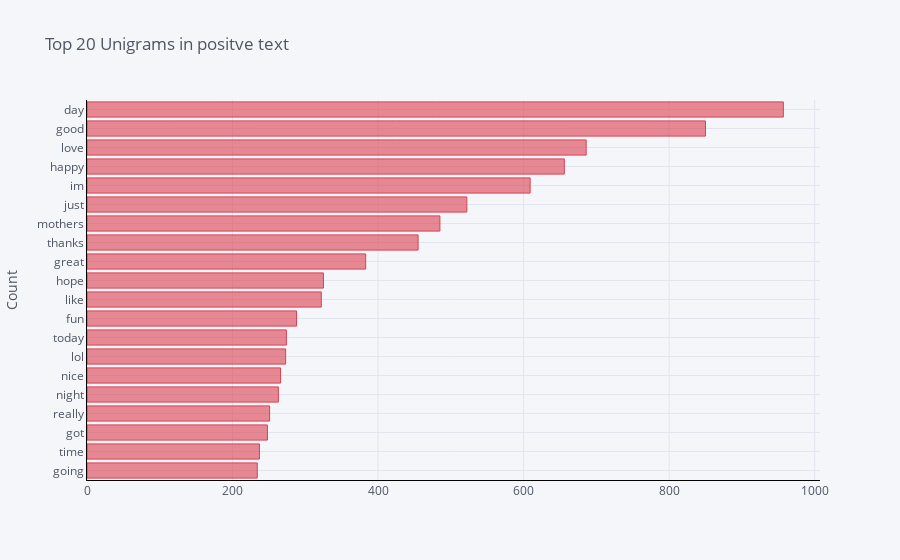
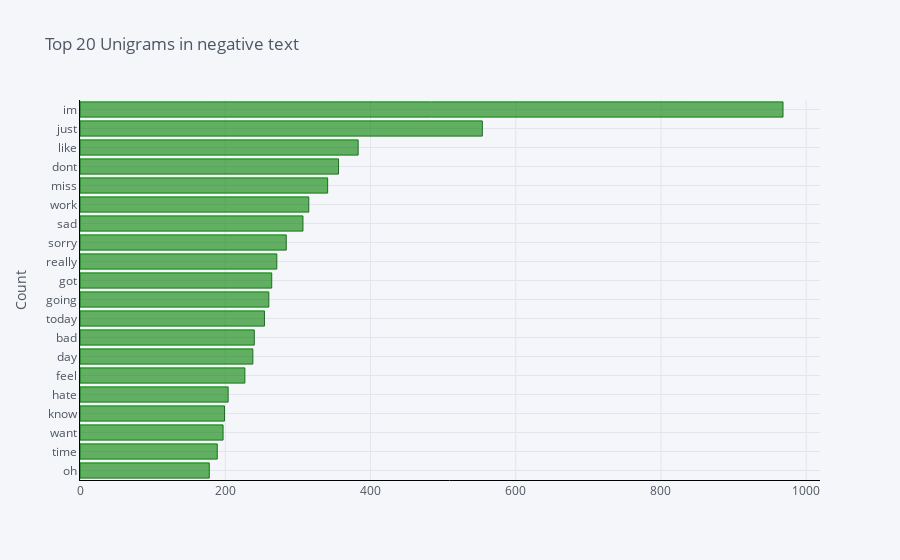
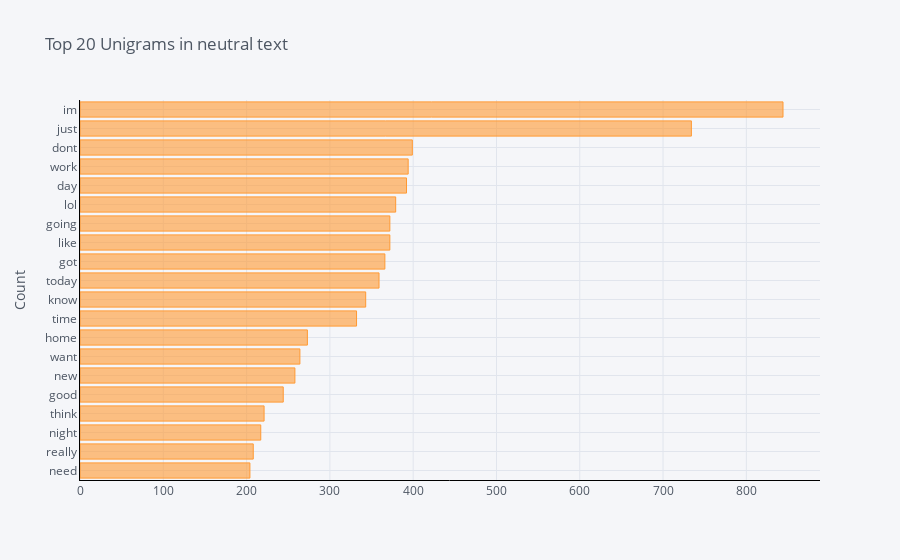

Notebook code for these charts, in order:
### Code cell
pos_unigrams = get_top_n_words(pos['text_clean'],20)
neg_unigrams = get_top_n_words(neg['text_clean'],20)
neutral_unigrams = get_top_n_words(neutral['text_clean'],20)



#for word, freq in top_unigrams:
    #print(word, freq)
df1 = pd.DataFrame(pos_unigrams, columns = ['Text' , 'count'])
df1.groupby('Text').sum()['count'].sort_values(ascending=True).iplot(
    kind='bar', yTitle='Count', linecolor='black',color='red', title='Top 20 Unigrams in positve text',orientation='h')

df2 = pd.DataFrame(neg_unigrams, columns = ['Text' , 'count'])
df2.groupby('Text').sum()['count'].sort_values(ascending=True).iplot(
    kind='bar', yTitle='Count', linecolor='black', color='green',title='Top 20 Unigrams in negative text',orientation='h')

df3 = pd.DataFrame(neutral_unigrams, columns = ['Text' , 'count'])
df3.groupby('Text').sum()['count'].sort_values(ascending=True).iplot(
    kind='bar', yTitle='Count', linecolor='black', title='Top 20 Unigrams in neutral text',orientation='h')

### Figure 1 — Plotly figure (JSON) as saved in the notebook; plotly's stock layout.template omitted (floating-point values rounded to 4 significant figures)
{"data": [{"marker": {"color": "rgba(219, 64, 82, 0.6)", "line": {"color": "rgba(219, 64, 82, 1.0)", "width": 1}}, "name": "count", "orientation": "h", "text": "", "type": "bar", "x": [234, 237, 248, 251, 263, 266, 273, 274, 288, 322, 325, 383, 455, 485, 522, 609, 656, 686, 850, 957], "y": ["going", "time", "got", "really", "night", "nice", "lol", "today", "fun", "like", "hope", "great", "thanks", "mothers", "just", "im", "happy", "love", "good", "day"]}], "layout": {"legend": {"bgcolor": "#F5F6F9", "font": {"color": "#4D5663"}}, "paper_bgcolor": "#F5F6F9", "plot_bgcolor": "#F5F6F9", "title": {"font": {"color": "#4D5663"}, "text": "Top 20 Unigrams in positve text"}, "xaxis": {"gridcolor": "#E1E5ED", "linecolor": "black", "showgrid": true, "tickfont": {"color": "#4D5663"}, "title": {"font": {"color": "#4D5663"}, "text": ""}, "zerolinecolor": "#E1E5ED"}, "yaxis": {"gridcolor": "#E1E5ED", "linecolor": "black", "showgrid": true, "tickfont": {"color": "#4D5663"}, "title": {"font": {"color": "#4D5663"}, "text": "Count"}, "zerolinecolor": "#E1E5ED"}}}

### Figure 2 — Plotly figure (JSON) as saved in the notebook; plotly's stock layout.template omitted (floating-point values rounded to 4 significant figures)
{"data": [{"marker": {"color": "rgba(0, 128, 0, 0.6)", "line": {"color": "rgba(0, 128, 0, 1.0)", "width": 1}}, "name": "count", "orientation": "h", "text": "", "type": "bar", "x": [178, 189, 197, 199, 204, 227, 238, 240, 254, 260, 264, 271, 284, 307, 315, 341, 356, 383, 554, 968], "y": ["oh", "time", "want", "know", "hate", "feel", "day", "bad", "today", "going", "got", "really", "sorry", "sad", "work", "miss", "dont", "like", "just", "im"]}], "layout": {"legend": {"bgcolor": "#F5F6F9", "font": {"color": "#4D5663"}}, "paper_bgcolor": "#F5F6F9", "plot_bgcolor": "#F5F6F9", "title": {"font": {"color": "#4D5663"}, "text": "Top 20 Unigrams in negative text"}, "xaxis": {"gridcolor": "#E1E5ED", "linecolor": "black", "showgrid": true, "tickfont": {"color": "#4D5663"}, "title": {"font": {"color": "#4D5663"}, "text": ""}, "zerolinecolor": "#E1E5ED"}, "yaxis": {"gridcolor": "#E1E5ED", "linecolor": "black", "showgrid": true, "tickfont": {"color": "#4D5663"}, "title": {"font": {"color": "#4D5663"}, "text": "Count"}, "zerolinecolor": "#E1E5ED"}}}

### Figure 3 — Plotly figure (JSON) as saved in the notebook; plotly's stock layout.template omitted (floating-point values rounded to 4 significant figures)
{"data": [{"marker": {"color": "rgba(255, 153, 51, 0.6)", "line": {"color": "rgba(255, 153, 51, 1.0)", "width": 1}}, "name": "count", "orientation": "h", "text": "", "type": "bar", "x": [204, 208, 217, 221, 244, 258, 264, 273, 332, 343, 359, 366, 372, 372, 379, 392, 394, 399, 734, 844], "y": ["need", "really", "night", "think", "good", "new", "want", "home", "time", "know", "today", "got", "like", "going", "lol", "day", "work", "dont", "just", "im"]}], "layout": {"legend": {"bgcolor": "#F5F6F9", "font": {"color": "#4D5663"}}, "paper_bgcolor": "#F5F6F9", "plot_bgcolor": "#F5F6F9", "title": {"font": {"color": "#4D5663"}, "text": "Top 20 Unigrams in neutral text"}, "xaxis": {"gridcolor": "#E1E5ED", "linecolor": "black", "showgrid": true, "tickfont": {"color": "#4D5663"}, "title": {"font": {"color": "#4D5663"}, "text": ""}, "zerolinecolor": "#E1E5ED"}, "yaxis": {"gridcolor": "#E1E5ED", "linecolor": "black", "showgrid": true, "tickfont": {"color": "#4D5663"}, "title": {"font": {"color": "#4D5663"}, "text": "Count"}, "zerolinecolor": "#E1E5ED"}}}
